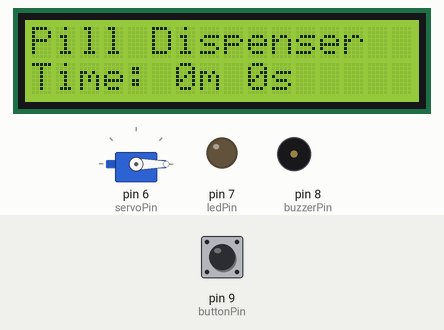
The sketch below on a simulated Arduino Uno, built with avr-gcc and run on an emulated ATmega328P. Shown: servo, 16×2 character LCD, output pins drawn as LEDs (lit = HIGH), buzzer (waves = sounding, pin HIGH). The test bench sets the inputs (shaded band); at power-on: pin 9 (buttonPin) HIGH. What the sketch prints to the serial monitor is not drawn.

Above: at 6.6 s.
At 13.6 s:
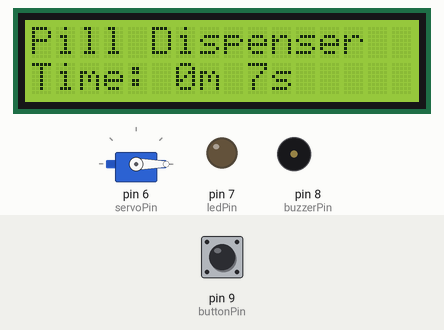
At 22.6 s:
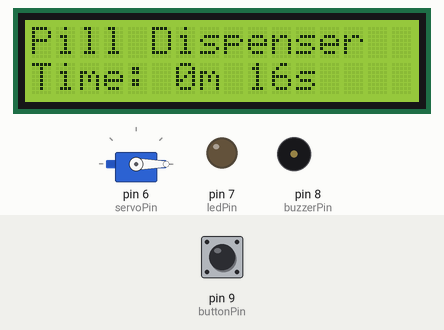
At 38.6 s:
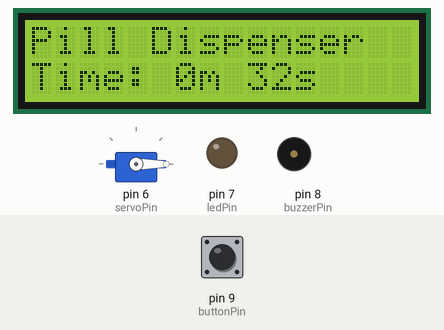
Timing chart, 0 to 40.0 s (numbered marks = the images above):
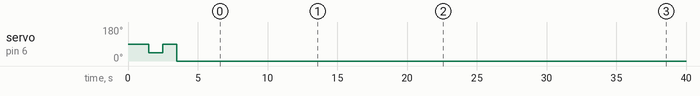

Measured:
- what the display in image 0 shows lasts 1.0 s, from 6.6 s to 7.6 s

The sketch:

Automatic_Pill_Dispenser_EmergencyCode.ino
```cpp
#include <Servo.h>
#include <LiquidCrystal.h>

Servo servo;

// Pin assignments
const int servoPin = 6;
const int buttonPin = 9;
const int ledPin = 7;
const int buzzerPin = 8;

int angle = 0;
int angleIncrement = 45;
int newAngle;
int buttonState;
int movementDelay = 15;  // Decreased delay for faster servo movement

unsigned long startTime;
unsigned long previousMillis = 0;  // Stores the last time the timer was updated
const long interval = 1000;  // 1 second interval

// LCD setup
const int rs = A4, en = A5, d4 = A3, d5 = A2, d6 = A1, d7 = A0;
LiquidCrystal lcd(rs, en, d4, d5, d6, d7);

unsigned long lastPillDispensedTime = 0; // Time when pill was last dispensed

void setup() {
  Serial.begin(9600);

  pinMode(buttonPin, INPUT);
  pinMode(ledPin, OUTPUT);
  pinMode(buzzerPin, OUTPUT);
  digitalWrite(ledPin, LOW);
  digitalWrite(buzzerPin, LOW);

  // ✅ Improved Servo Initialization
  Serial.println("Initializing Servo...");
  servo.attach(servoPin);
  delay(500);

  // Move back and forth slightly to ensure activation
  servo.write(90);
  delay(1000);
  servo.write(45);
  delay(1000);
  servo.write(90);
  delay(1000);
  servo.write(0); // Ensure it starts at 0
  delay(1000);
  Serial.println("Servo Ready!");

  // Initialize LCD
  lcd.begin(16, 2);
  delay(2000);
  lcd.clear();
  lcd.setCursor(0, 0);
  lcd.print("Pill Dispenser");

  startTime = millis();
}

void loop() {
  unsigned long currentMillis = millis();

  // Check if 1 second has passed
  if (currentMillis - previousMillis >= interval) {
    previousMillis = currentMillis;  // Save the last update time

    unsigned long elapsedSeconds = (millis() - startTime) / 1000;
    int minutes = elapsedSeconds / 60;
    int seconds = elapsedSeconds % 60;

    // Update the timer on LCD every second
    updateLCD(minutes, seconds);

    // Print time to the Serial Monitor every second
    Serial.print("Time: ");
    Serial.print(minutes);
    Serial.print("m ");
    Serial.print(seconds);
    Serial.println("s");

    // Dispense pill at the start of every minute (exactly at 0 seconds)
    if (elapsedSeconds - lastPillDispensedTime >= 60 && seconds == 0) {
      lastPillDispensedTime = elapsedSeconds;  // Update last dispensed time
      dispensePill();
    }
  }

  buttonState = digitalRead(buttonPin);
}

void dispensePill() {
  newAngle = angle + angleIncrement;

  if (newAngle <= 180) {
    while (angle < newAngle) {
      angle += 1;
      servo.write(angle);
      delay(movementDelay);  // Faster movement
    }
  } else {
    //reset back to 0 degrees
    while (angle > 0) {
      angle -= 1;
      servo.write(angle);
      delay(movementDelay);
    }
  }

  Serial.print("Motor angle is now: ");
  Serial.println(angle);

  triggerAlarm();
}

void triggerAlarm() {
  if (angle == 0) {
    // Display message when lcd screen starts
    lcd.setCursor(0, 0);
    lcd.print("Pill Dispenser is Ready!  ");
    Serial.println("Pill Dispenser is Ready!");

    digitalWrite(ledPin, LOW);
    digitalWrite(buzzerPin, LOW);
  } else {
    // Display message at the time of pill taking
    lcd.setCursor(0, 0);
    lcd.print("Take Medicine! ");
    Serial.println("Take Medicine!");

    digitalWrite(ledPin, HIGH);
    digitalWrite(buzzerPin, HIGH);

    unsigned long startAlarmTime = millis();
    while (digitalRead(buttonPin) == LOW && (millis() - startAlarmTime) < 60000) {
      unsigned long elapsedSeconds = (millis() - startTime) / 1000;
      int minutes = elapsedSeconds / 60;
      int seconds = elapsedSeconds % 60;
      updateLCD(minutes, seconds);
      delay(100);
    }

    digitalWrite(ledPin, LOW);
    digitalWrite(buzzerPin, LOW);
  }

  lcd.setCursor(0, 0);
  lcd.print("Pill Dispenser ");
  Serial.println("Pill Dispenser");
}

void updateLCD(int minutes, int seconds) {
  lcd.setCursor(0, 1);
  lcd.print("Time: ");
  lcd.print(minutes);
  lcd.print("m ");
  lcd.print(seconds);
  lcd.print("s  "); // Extra spaces to clear old characters
}
```
